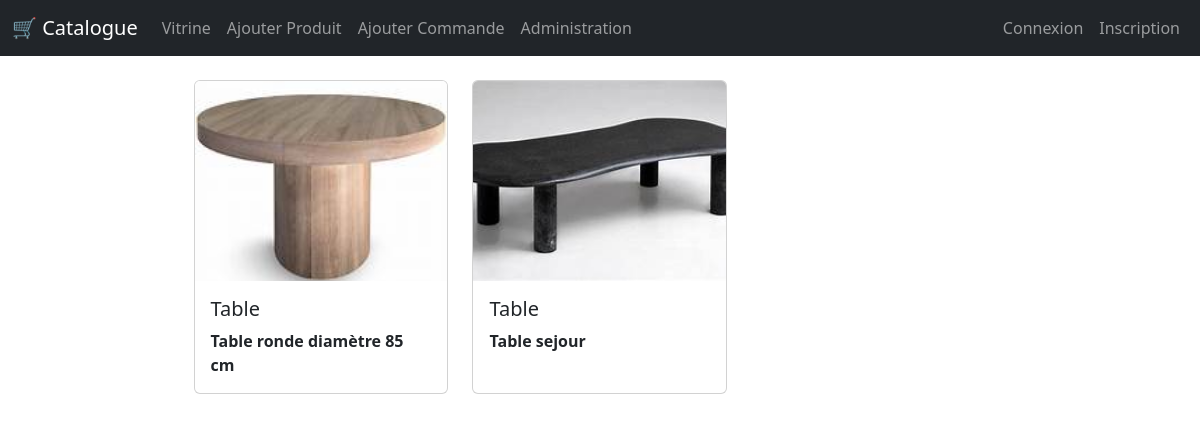
Screenshot of /magasin/categorie/Meuble/ with the database file from the repository.
### magasin/models.py (models this page shows, shortened)
class Produit(models.Model):
    TYPE_CHOICES = [
        ('em', 'Emballé'),
        ('fr', 'Frais'),
        ('cs', 'Conserve'),
    ]
    libelle = models.CharField(max_length=100)
    description = models.TextField()
    prix = models.DecimalField(max_digits=10, decimal_places=3)
    typeProduit = models.CharField(max_length=2, choices=TYPE_CHOICES, default='em')
    image=models.ImageField (blank=True )
    Categorie=models.ForeignKey('Categorie',on_delete=models.CASCADE, null=True , blank=True)
    Fournisseur=models.ForeignKey('Fournisseur',on_delete=models.CASCADE, null=True  )

### magasin/views.py (the view)
# urls.py: path('categorie/<str:cat_name>/', views.produits_par_categorie, name='produits_par_categorie'),
def produits_par_categorie(request, cat_name):
    category = get_object_or_404(Categorie, name=cat_name)
    products = Produit.objects.filter(Categorie=category)
    return render(request, 'magasin/mesProduits.html', {'products': products})

### magasin/templates/magasin/mesProduits.html (shortened to what this page needs)
{% extends 'magasin/base.html' %}
{% load static %}
{% block content %}
<div class="container-fluid mt-3">
    <div class="row">
        <div id="products" class="col-lg-9 mx-auto">
            <div class="row">
                {% for product in products %}
                <div class="col-md-4 mb-4">
                    <div class="card h-100" id="{{ product.id }}">
                        <img src="{{ product.image.url }}" class="card-img-top" alt="{{ product.libelle }}" style="height: 200px; object-fit: cover;">
                        <div class="card-body">
                            <h5 class="card-title">{{ product.libelle }}</h5>
                            <p class="card-text"><strong>{{ product.description }}</strong></p>
                        </div>
                    </div>
                </div>
                {% endfor %}
            </div>
        </div>
    </div>
</div>
{% endblock %}

### rows the page displays
Produit: image (picture), libelle "Table", description "Table ronde diamètre 85 cm"
Produit: image (picture), libelle "Table", description "Table sejour"
